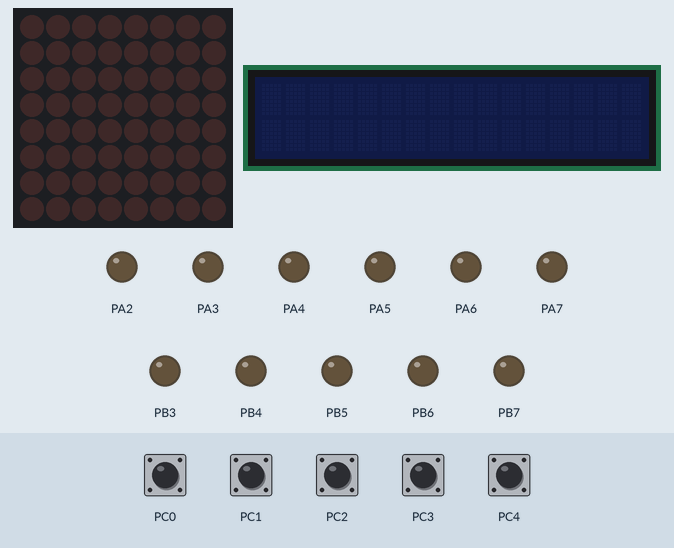
Recording of a program running on a simulated ATmega1284P, built with avr-gcc and emulated at 8 MHz. Shown: 8×8 LED matrix, 16×2 character LCD, output pins drawn as LEDs (lit = HIGH). Wiring (inferred from the names in the program): MAX7219 LED driver (orientation assumed): data PB2; clock PB0; CS PB1; character LCD (HD44780): RS PA0; E PA1; data PD0, PD1, PD2, PD3, PD4, PD5, PD6, PD7. The test bench sets the inputs (shaded band); at power-on: PC0–4 HIGH. Pins used as bus, display or sensor lines are not drawn.

Above: at 1.2 s.
1.3 s: PC0 pulled LOW for 0.15 s
At 1.76 s:
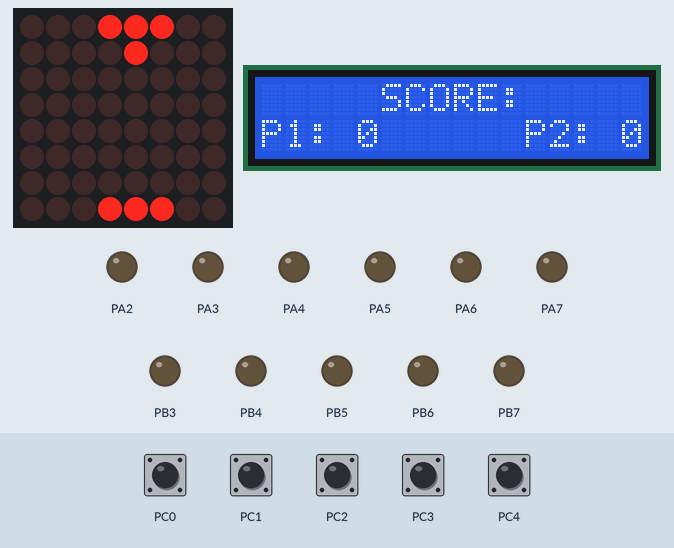
2.0 s: PC1 pulled LOW for 0.15 s
At 2.37 s:
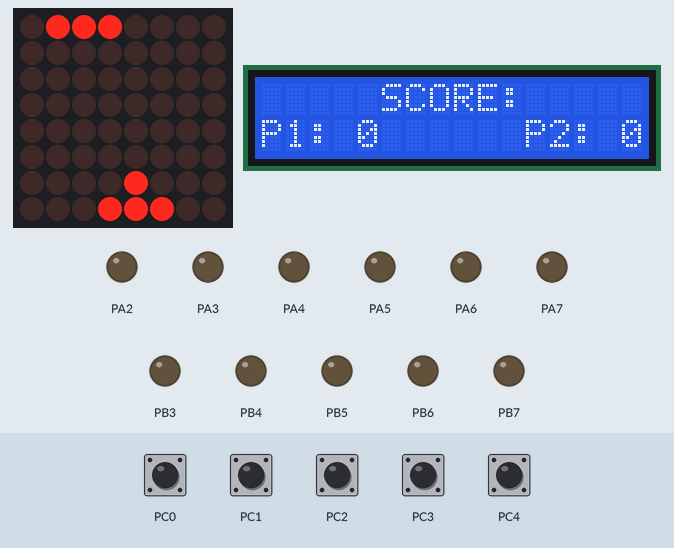
2.7 s: PC3 pulled LOW for 0.15 s
At 2.97 s:
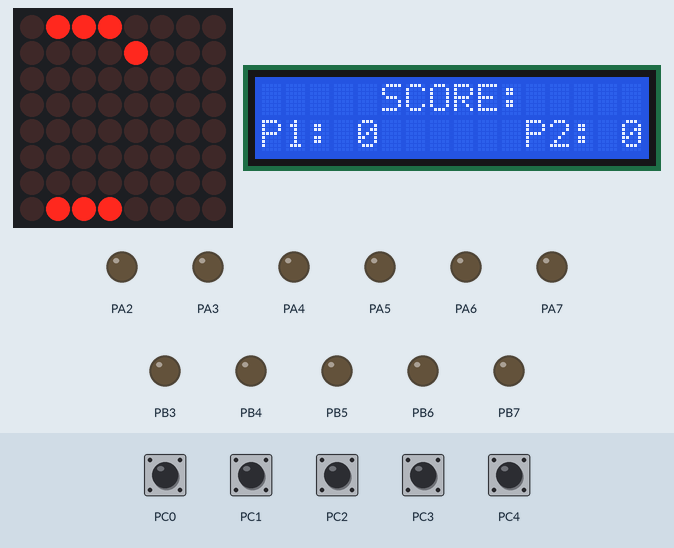
3.4 s: PC2 pulled LOW for 0.15 s
At 3.6 s:
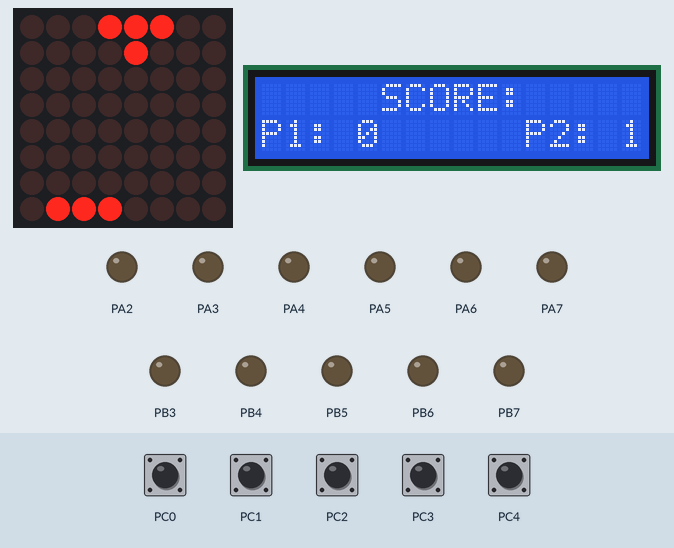
4.1 s: PC4 pulled LOW for 0.15 s
At 4.59 s:
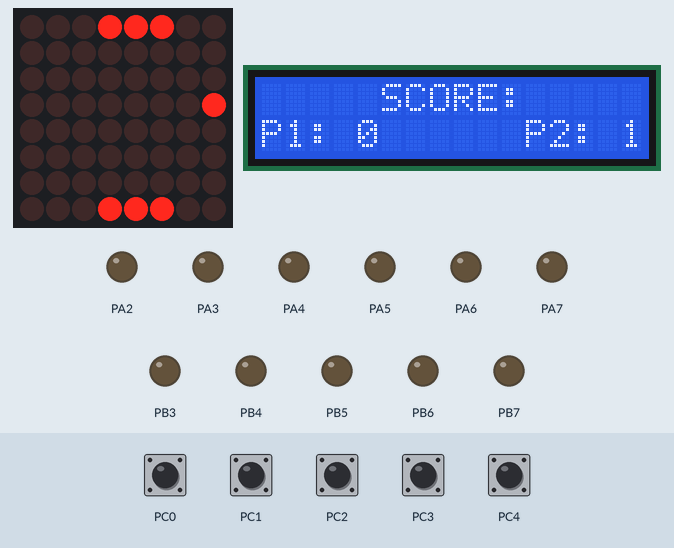
4.8 s: PC1 pulled LOW for 1 s
At 9.2 s:
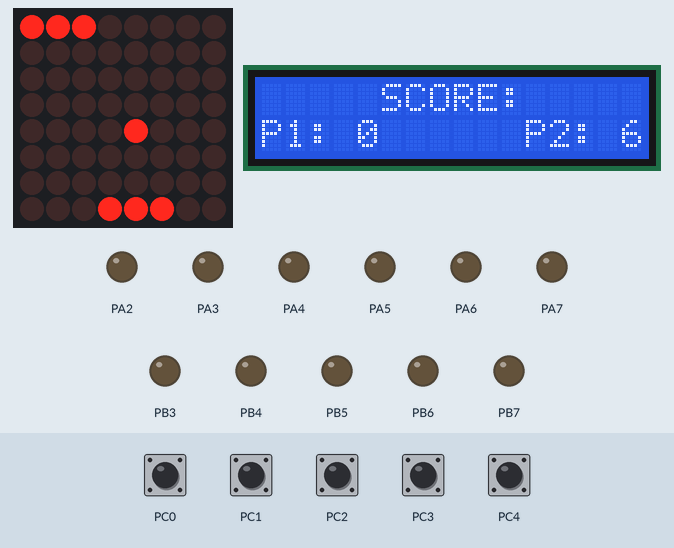

The program:

main.c
```c
/*    Author : Kiana McCullough
 *    Lab Section: B21
 *    Custom Project: Pong
 */

#include <avr/io.h>

#include "timer.h"
#include "io.h"
#include "io.c"
#include "matrix.h"
#include "bit.h"
#include "math.h"

//////////////////////////////////////////////////////////////////////////////////////////////////////////////////////
unsigned char button = 0x00;
unsigned char play_flag = 0;
unsigned char p1_score = 0;
unsigned char p2_score = 0;
unsigned char disp_flag = 0;
unsigned char win = 0;
unsigned char button_flag = 0;
unsigned char count_right = 28;

struct p1_struct { //type of struct

	unsigned char y; //coordinates
	unsigned char x;
	unsigned char xr; //right x coordinate
	unsigned char xl; //left x coordinate

} p1;

void p1_init() {
	p1.y = 1;
	p1.x = 28;
	p1.xr = 16; //multiply by 2 each time paddle moves right and divide by two when it moves left
	p1.xl = 4;
}

struct p2_struct { //type of struct

	unsigned char y2; //coordinates
	unsigned char x2;
	unsigned char xr2;
	unsigned char xl2;

} p2;

void p2_init() {
	p2.y2 = 8;
	p2.x2 = 28;
	p2.xr2 = 16; //multiply by 2 each time paddle moves right and divide by two when it moves left
	p2.xl2 = 4;
}

struct ball_struct { //type of struct

	unsigned int direction; //0 down, 1 up, 2 right-up, 3 left-up, 4 right-down, 5 left-down
	unsigned char y; //coordinates
	unsigned char x;

} ball;

void ball_init() {

	//matrix_write(ball.x, 0);
	ball.direction = 0;
	ball.y = 5;
	ball.x = 8;
	matrix_write(ball.y, ball.x); //p2 paddle in middle
}
enum Menu {init, play, matrix, gameover, reset, button_release, butt_release2, butt_release3} menu;

void Menu() {

	button = ~PINC & 0x01; //C0

	switch(menu) { //transitions

		case init:
			if(button == 0x00) {
				menu = init;
			}

		   else if(button == 0x01) {
			   menu = button_release;
		   }
		   break;

		case button_release:
			if(button == 0x00) {
				menu = matrix;
			}
			else {
				menu = button_release;
			}
			break;

		case butt_release2:
			if(button == 0x00) {
				menu = reset;
			}
			else {
				menu = butt_release2;
			}
			break;

		case play:
			if (p1_score == 7 || p2_score == 7 )
			{
				menu = gameover; //gameover;
			}
			else if (button)
			{
				menu = butt_release2;
			}
			else
			{
				menu = play;
			}
			break;

		case matrix:
			menu = play;
			break;

		 case gameover:
		 	if (p1_score == 7) {
			 	LCD_ClearScreen();
			 	LCD_DisplayString(1, "PLAYER 1 WINS!");
			 	win = 1;

				/*unsigned char customChar[8] = {
					 	0b00000,
					 	0b00000,
					 	0b01010,
					 	0b01010,
					 	0b10001,
					 	0b01110,
					 	0b00000,
					 	0b00000
				 	};

				 	LCD_Char(0, customChar);*/

		 	}

		 	if (p2_score == 7) {
			 	LCD_ClearScreen();
			 	LCD_DisplayString(1, "PLAYER 2 WINS!");

				 	     /*unsigned char customChar[8] = {
					 	     0b00000,
					 	     0b00000,
					 	     0b01010,
					 	     0b01010,
					 	     0b10001,
					 	     0b01110,
					 	     0b00000,
					 	     0b00000
				 	     };

				 	     LCD_Char(0, customChar);*/


			 	win = 1;
		 	}
			if (button)
			{
				menu = butt_release2;
			}
			else
			{
				menu = gameover;
			}
			break;

		 case reset:
			menu = init;
			break;

		default:
			menu = init;
			break;

	}

	switch(menu) { //actions

		case init:
			LCD_DisplayString(1, "PRESS TO PLAY");
			break;

		case button_release:
			break;

		case butt_release2:
			break;

		case butt_release3:
			break;

		case matrix:
		 play_flag = 1;
		 break;

		case play:

			if(disp_flag == 0) {
			LCD_ClearScreen();
			LCD_DisplayString(1, "     SCORE:     P1: 0      P2: 0");
			disp_flag = 1;
			}

			LCD_Cursor(21);
			LCD_WriteData(p1_score +'0');
			LCD_Cursor(32);
			LCD_WriteData(p2_score +'0');

			break;

			case reset:

				LCD_ClearScreen();
				disp_flag = 0;
				p1_score = 0;
				p2_score = 0;
				//ball_init();
				count_right = 28;
				play_flag = 0;
				p1_init();
				p2_init();
				ball_init();
				break;

		  default:
			  break;

	}

}
//////////////////////////////////////////////////////////////////////////////////////////////////////////////////////

unsigned char button_right = 0x00;
unsigned char button_left = 0x00;
//unsigned char reset_button = 0x00;
unsigned char p1_index = 3;

enum player_1{init_p1, wait_p1, press_p1, right_press, left_press, release_p1} p1_state;

void P1() {

	button_right = ~PINC & 0x02; //C1
	button_left = ~PINC & 0x04; //C2

	switch(p1_state) { //transitions
		case init_p1:
			if (play_flag)
			{
				p1_state = wait_p1;
			}
			else
			{
				p1_state = init_p1;
			}
			break;

		case wait_p1:
			if (play_flag) {
				if(!button_right && !button_left) { //stay until a button is pressed
					p1_state = wait_p1;
				}

				else if(button_right && !button_left) {
					p1_state = right_press;
				}

				else if(!button_right && button_left) {
					p1_state = left_press;
				}
			}
			else
			{
				p1_state = init_p1;
			}
			break;

		case right_press: //execute command then go straight to release
				p1_state = release_p1;
				break;

		case left_press:
				p1_state = release_p1;
				break;

		case release_p1: //wait for next press

			if(!button_right && !button_left) { //released
				p1_state = press_p1;
			}

			else {
				p1_state = release_p1;
			}

		case press_p1:

			if(button_right && !button_left) { //right
				p1_state = right_press;
			}

			else if(!button_right && button_left) { //left
				p1_state = left_press;
			}

			else {
				p1_state = press_p1;
			}
			break;

		default:
			p1_state = init_p1;
			break;

	}

	switch(p1_state) { //actions
		case init_p1:
			p1_init();
			break;

		case wait_p1:
			break;

		case press_p1:
			break;

		case right_press:

			if(p1.x < 224 && p1.xr < 128) {
				p1.x  = p1.x * 2;
				p1.xr = p1.xr * 2; //individual bit, NEW
				p1.xl = p1.xl * 2;
			}

			//matrix_write(p1.y, p1.x);
			break;

		case left_press:

			if(p1.x != 7) {
				p1.x = p1.x / 2;
				p1.xr = p1.xr / 2; //individual bit, NEW
				p1.xl = p1.xl / 2;
			}

			//matrix_write(p1.y, p1.x);
			break;

		case release_p1:
			break;

		default:
			break;
	}
} //end player 1
//////////////////////////////////////////////////////////////////////////////////////////////////////////////////////

unsigned char button_right_2 = 0x00;
unsigned char button_left_2 = 0x00;
unsigned char count_right_2 = 28;


enum player_2{init_p2, wait_p2, press_p2, right_press_p2, left_press_p2, release_p2} p2_state;

void P2() {

	button_right_2 = ~PINC & 0x08; //C3
	button_left_2 = ~PINC & 0x10; //C4

	switch(p2_state) { //transitions
		case init_p2:
			p2_init();
			if (play_flag)
			{
				p2_state = wait_p2;
			}
			else
			{
				p2_state = init_p2;
			}
			break;

		case wait_p2:
			if(play_flag) {
				if(!button_right_2 && !button_left_2) { //stay until a button is pressed
					p2_state = wait_p2;
				}

				else if(button_right_2 && !button_left_2) {
					p2_state = right_press_p2;
				}

				else if(!button_right_2 && button_left_2) {
					p2_state = left_press_p2;
				}

			}
			else
			{
				p2_state = init_p2;
			}
			break;

		case right_press_p2: //execute command then go straight to release
				p2_state = release_p2;
				break;

		case left_press_p2:
				p2_state = release_p2;
				break;

		case release_p2: //wait for next press

			if(!button_right_2 && !button_left_2) { //released
				p2_state = press_p2;
			}

			else {
				p2_state = release_p2;
			}

		case press_p2:

			if(button_right_2 && !button_left_2) { //right
				p2_state = right_press_p2;
			}

			else if(!button_right_2 && button_left_2) { //left
				p2_state = left_press_p2;
			}


			else {
				p2_state = press_p2;
			}
			break;

		default:
		p2_state = init_p2;
		break;
	}

	switch(p2_state) { //actions

		case wait_p2:
		break;

		case press_p2:
		break;

		case right_press_p2:

			if(p2.x2 < 224) {
				p2.x2  = p2.x2 * 2;
				p2.xr2 = p2.xr2 * 2; //individual bit, NEW
				p2.xl2 = p2.xl2 * 2;
			}

			//matrix_write(p1.y, p1.x);
			break;

		case left_press_p2:

			if(p2.x2 != 7) {
				p2.x2 = p2.x2 / 2;
				p2.xr2 = p2.xr2 / 2; //individual bit, NEW
				p2.xl2 = p2.xl2 / 2;
			}

			//matrix_write(p1.y, p1.x);
			break;

		case release_p2:
			break;

		default:
			break;
	}
} //end player 2
//////////////////////////////////////////////////////////////////////////////////////////////////////////////////////

//////////////////////////////////////////////////////////////////////////////////////////////////////////////////////

unsigned char ball_flag = 0;

unsigned char p1_ball_check() {
	return ball.x & p1.x;
}

unsigned char p2_ball_check() {
	return ball.x & p2.x2;
}

unsigned char ball_column_index = 5;
unsigned char ball_row_index = 8;

enum ball_movement{init_ball, ball_start, ball_vertical/*, ball_p1, ball_2*/} ball_state; //top right, bottom right, etc...

void Ball() {

	switch(ball_state) { //transitions

		case init_ball:
			if (play_flag == 1)
			{
				ball_init();
				ball_state = ball_start;
			}
			else
			{
				ball_state = init_ball;
			}
			break;


		case ball_start:
			if (play_flag) {
				if (ball.y <= 2) { //ball near p1
					ball_state = ball_vertical;
				}

				if (ball.y >= 7)
				{
					ball_state = ball_vertical;
				}
				if(p1_score == 7 || p2_score == 7) {
					ball_state = init_ball;
				}
			}
			else
			{
				ball_state = init_ball;
			}
			break;

		case ball_vertical:
			ball_state = ball_start;
			break;

		default:
			ball_state = init_ball;
			break;
	}

	switch(ball_state) { //actions

		case init_ball:
			break;

		case ball_start: //ball go down towards p1

			matrix_write(ball.y, 0);
			matrix_write(ball.x, 0);

			if (ball.direction == 0) { //move down from p2
				ball.y -= 1;
			}
			if (ball.direction == 1) //move up from p1
			{
				ball.y += 1;
			}
			if (ball.direction == 2) //move right from p1
			{
				if(ball.x < 128) {
					ball.y += 1;
					ball.x *= 2;
				}
				else {
					ball.direction = 3;
					break;
				}
			}
			if (ball.direction == 3) //move left from p1
			{
				if(ball.x > 1) {
					ball.y += 1;
					ball.x /= 2;
				}
				else {
					ball.direction = 2;
					break;
				}
			}

			if (ball.direction == 4) { //right from p2
				if(ball.x < 128) {
					ball.y -= 1;
					ball.x *= 2;
				}
				else {
					ball.direction = 5;
					break;
				}
			}

			if (ball.direction == 5) //move left from p2
			{
				if(ball.x > 1) {
					ball.y -= 1;
					ball.x /= 2;
				}

				else {
					ball.direction = 4;
					break;
				}
			}
			matrix_write(ball.y, ball.x);
			break;

			case ball_vertical:
				if(ball.y <= 2) { //check player coordinate,
					if (p1_ball_check())
					{
						if(p1.xr != ball.x && p1.xl != ball.x) { //if not rightmost bit and leftmost bit
							ball.direction = 1;
						}

						else if(p1.xr == ball.x) {
							if(p1.xr != 128) { //move vertical when m
								ball.direction = 2; //right up
							}
							else if (p1.xr == 128) {
								ball.direction = 3;
							}
						}

						else if(p1.xl == ball.x) //left up
						{
							ball.direction = 3;
						}
					}
					else if(ball.y == 1) //if it reaches ground
					{
						matrix_write(ball.y, 0);
						p2_score++;
						//score(p1_score, p2_score);
						ball_init();
					}
				} //end p1 check

				if (ball.y >= 7) //if near p2
				{
					if(p2_ball_check()) //if p2 hits it
					{
						if (p2.xr2 != ball.x && p2.xl2 != ball.x) { //middle
							ball.direction = 0; //down
						}

						else if(p2.xr2 == ball.x) { //right side of paddle, not left
							if(p2.xr2 != 128) {
								ball.direction = 4; //right from p2
							}
							else if(p2.xr2 == 128) {
								ball.direction = 5;
							}
						}

						else if(p2.xl2 == ball.x) //left from p2
						{
							if(p2.xl2 != 1) {
							ball.direction = 5;
							}
							else if(p2.xl2 == 1) {
								ball.direction = 4;
							}
						}
					}

					else if(ball.y == 8) //reaches p2 ground
					{
						matrix_write(ball.y, 0);
						p1_score++;
						//score(p1_score, p2_score);
						ball_init();
					}
				}
				break;

		default:
			break;

	}

} //end ball
//////////////////////////////////////////////////////////////////////////////////////////////////////////////////////

enum led_matrix{init_led, update} led_state;

void display()
{
	switch(led_state) {
		case init_led:
			led_state = update;
			break;

		case update:
			led_state = update;
			break;

	}
	switch(led_state) {
		case init_led:
			break;

		case update:
			if (play_flag) {
				matrix_write(p1.y, p1.x); //p1 paddle in middle
				matrix_write(p2.y2, p2.x2);
				matrix_write(ball.y, ball.x); //p2 paddle in middle
			}
			else
			{
				matrix_clear();
			}
			break;
	}
} //end display

//////////////////////////////////////////////////////////////////////////////////////////////////////////////////////

int main(void)
{
    /* Replace with your application code */
	DDRB = 0xFF; PORTB = 0x00; //matrix
	DDRC = 0x00; PORTC = 0xFF; //input buttons

	DDRA = 0xFF; PORTA = 0x00; //lcd
	DDRD = 0xFF; PORTD = 0x00; //lcd

	unsigned long ball_timer = 50;

	menu = init;

	matrix_init();

	TimerSet(50);
	TimerOn();

   // Initializes the LCD display
   LCD_init();

   while(1) {

		Menu();
		P1();
		P2();

		if(ball_timer == 100) {
			Ball();
			ball_timer = 0;
		}
		ball_timer += 50;

		display();

		while (!TimerFlag);
		TimerFlag = 0;
   }
}
```

bit.h
```c
// Permission to copy is granted provided that this header remains intact.
// This software is provided with no warranties.

////////////////////////////////////////////////////////////////////////////////

#ifndef BIT_H
#define BIT_H

////////////////////////////////////////////////////////////////////////////////
//Functionality - Sets bit on a PORTx
//Parameter: Takes in a uChar for a PORTx, the pin number and the binary value
//Returns: The new value of the PORTx
unsigned char SetBit(unsigned char pin, unsigned char number, unsigned char bin_value)
{
	return (bin_value ? pin | (0x01 << number) : pin & ~(0x01 << number));
}

////////////////////////////////////////////////////////////////////////////////
//Functionality - Gets bit from a PINx
//Parameter: Takes in a uChar for a PINx and the pin number
//Returns: The value of the PINx
unsigned char GetBit(unsigned char port, unsigned char number)
{
	return ( port & (0x01 << number) );
}

#endif //BIT_H
```

io.c
```c
#include <avr/io.h>
#include <avr/interrupt.h>
#include <stdio.h>
#include "io.h"

#define SET_BIT(p,i) ((p) |= (1 << (i)))
#define CLR_BIT(p,i) ((p) &= ~(1 << (i)))
#define GET_BIT(p,i) ((p) & (1 << (i)))

/*-------------------------------------------------------------------------*/

#define DATA_BUS PORTD		// port connected to pins 7-14 of LCD display
#define CONTROL_BUS PORTA	// port connected to pins 4 and 6 of LCD disp.
#define RS 0			// pin number of uC connected to pin 4 of LCD disp.
#define E 1			// pin number of uC connected to pin 6 of LCD disp.

/*-------------------------------------------------------------------------*/

void LCD_ClearScreen(void) {
   LCD_WriteCommand(0x01);
}

void LCD_init(void) {

    //wait for 100 ms.
	delay_ms(100);
	LCD_WriteCommand(0x38);
	LCD_WriteCommand(0x06);
	LCD_WriteCommand(0x0f);
	LCD_WriteCommand(0x01);
	delay_ms(10);
}

void LCD_WriteCommand (unsigned char Command) {
   CLR_BIT(CONTROL_BUS,RS);
   DATA_BUS = Command;
   SET_BIT(CONTROL_BUS,E);
   asm("nop");
   CLR_BIT(CONTROL_BUS,E);
   delay_ms(2); // ClearScreen requires 1.52ms to execute
}

void LCD_WriteData(unsigned char Data) {
   SET_BIT(CONTROL_BUS,RS);
   DATA_BUS = Data;
   SET_BIT(CONTROL_BUS,E);
   asm("nop");
   CLR_BIT(CONTROL_BUS,E);
   delay_ms(1);
}

void LCD_DisplayString( unsigned char column, const unsigned char* string) {
   LCD_ClearScreen();
   unsigned char c = column;
   while(*string) {
      LCD_Cursor(c++);
      LCD_WriteData(*string++);
   }
}

void LCD_Cursor(unsigned char column) {
   if ( column < 17 ) {

      LCD_WriteCommand(0x80 + column - 1);
   } else {
      LCD_WriteCommand(0xB8 + column - 9);
   }
}

void delay_ms(int miliSec)
{
    int i,j;
    for(i=0;i<miliSec;i++)
    for(j=0;j<775;j++)
  {
   asm("nop");
  }
}

void LCD_Char(unsigned char loc, unsigned char *p) {
	unsigned char i;

	if(loc<8) {
		LCD_WriteCommand(0x40 + (loc*8));
		for(i=0; i<1; i++) {
			LCD_WriteData(p[i]);
		}
	}
	LCD_WriteCommand(0x80);
}
```

io.h
```c
#ifndef __io_h__
#define __io_h__

void LCD_init();
void LCD_ClearScreen(void);
void LCD_WriteCommand (unsigned char Command);
void LCD_Cursor (unsigned char column);
void LCD_DisplayString(unsigned char column ,const unsigned char *string);
void delay_ms(int miliSec);
#endif
```

matrix.h
```c
#ifndef MATRIX_H_
#define MATRIX_H_

#include <avr/io.h>
#include <stdbool.h>

#include "bit.h"

//use port b for matrix
#define DATA_HIGH() PORTB = SetBit(PORTB, 2, 1)
#define DATA_LOW()  PORTB = SetBit(PORTB, 2, 0)
#define CS_HIGH()   PORTB = SetBit(PORTB, 1, 1)
#define CS_LOW()    PORTB = SetBit(PORTB, 1, 0)
#define CLK_HIGH()  PORTB = SetBit(PORTB, 0, 1)
#define CLK_LOW()   PORTB = SetBit(PORTB, 0, 0)
#define INIT_PORT() DDRB |= SetBit(PORTB, 0, 1) | SetBit(PORTB, 1, 1) | SetBit(PORTB, 2, 1)

void MAX7219transmit_data(unsigned char data)
{
	for (unsigned char i = 0; i < 8; ++i, data <<= 1)  //transmit byte to MAX
	{
		CLK_LOW();

		if (data & 0x80) //upper nibble
		{
			DATA_HIGH();
		}

		else
		{
			DATA_LOW();
		}

		CLK_HIGH();
	}
}

void matrix_write(unsigned char x, unsigned char y) //turn on led at position
{
	CS_LOW();
	MAX7219transmit_data(x);
	MAX7219transmit_data(y);
	CS_HIGH();
}

//bool

void matrix_clear(void) //clear led matrix
{
	for (unsigned char i = 0; i < 8; ++i)
	{
		matrix_write(i + 1, 0);
	}
}

void matrix_init(void)
{
	INIT_PORT();
	matrix_write(0x09, 0); //binary -> led matrix
	matrix_write(0x0A, 1); //intensity/brightness
	matrix_write(0x0B, 7); //show all
	matrix_write(0x0C, 1); //start/power
	matrix_write(0x0F, 0); //display test
	matrix_clear();
}

#endif /* MATRIX_H_ */
```

Source omitted: timer.h (2177 bytes)

Measured:
- after the input at 1.3 s, the display: first changes after 0.16 s (image 1 shows a later state)
- after the input at 2.0 s, the display: first changes at once (image 2 shows a later state)
- after the input at 2.7 s, the display: first changes at once (image 3 shows a later state)
- after the input at 3.4 s, the display: first changes at once (image 4 shows a later state)
- after the input at 4.1 s, the display: first changes at once (image 5 shows a later state)
- after the input at 4.8 s, the display: first changes at once (image 6 shows a later state)
